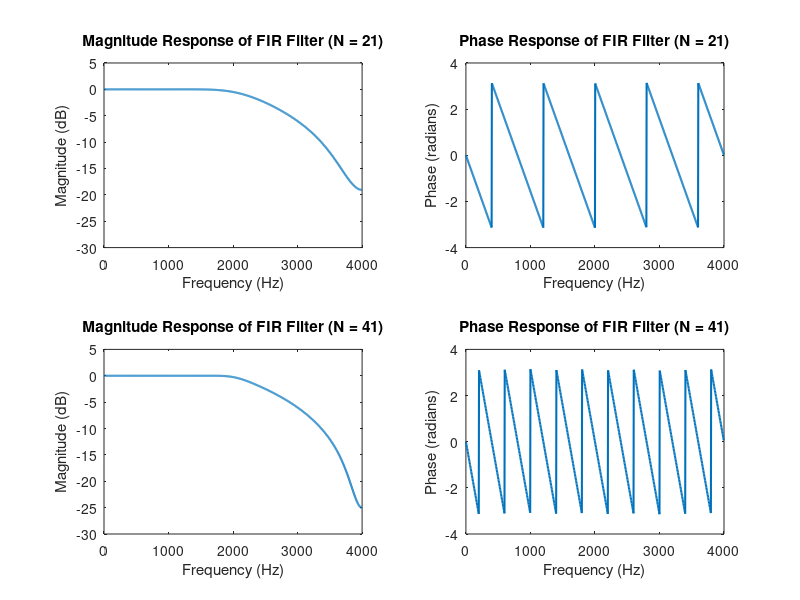

MATLAB code to generate this figure:
clear;

% linear phase low-pass FIR filter
% sampling freq
fs = 8000; 
% cutoff freq
fc = 2000; 
% filter lengths
N1 = 21; 
N2 = 41; 

% normalized frequency 
normalized_fc = fc / (fs / 2);

% frequency vector for 'fir2'
% [0, fc, fs/2]
freqs = [0, normalized_fc, 1]; 
% desired magnitude response [passband, stopband]
mags = [1, 1, 0]; 

% fir2 filter design
h1 = fir2(N1-1, freqs, mags); 
h2 = fir2(N2-1, freqs, mags);

% filter coefficients
disp('Filter coefficients for N = 21:');
disp(h1);
disp('Filter coefficients for N = 41:');
disp(h2);

% [h,w] = freqz(b,a,n) returns the frequency response of the specified digital filter. 
% specify a digital filter with numerator coefficients b and denominator coefficients a. 
% The function returns the n-point frequency response vector in h 
% and the corresponding angular frequency vector w.
[H1, w1] = freqz(h1, 1, 1024, fs); 
[H2, w2] = freqz(h2, 1, 1024, fs); 

% magnitude spectrum for N=21
subplot(2, 2, 1);
plot(w1, 20*log10(abs(H1)), 'LineWidth', 1.5);
title('Magnitude Response of FIR Filter (N = 21)');
xlabel('Frequency (Hz)');
ylabel('Magnitude (dB)');
ylim([-30 5]);

% phase spectrum for N=21
subplot(2, 2, 2);
plot(w1, angle(H1), 'LineWidth', 1.5);
title('Phase Response of FIR Filter (N = 21)');
xlabel('Frequency (Hz)');
ylabel('Phase (radians)');

% magnitude spectrum for N=41
subplot(2, 2, 3);
plot(w2, 20*log10(abs(H2)), 'LineWidth', 1.5);
title('Magnitude Response of FIR Filter (N = 41)');
xlabel('Frequency (Hz)');
ylabel('Magnitude (dB)');
ylim([-30 5]);

% phase spectrum for N=41
subplot(2, 2, 4);
plot(w1, angle(H2), 'LineWidth', 1.5);
title('Phase Response of FIR Filter (N = 41)');
xlabel('Frequency (Hz)');
ylabel('Phase (radians)');

